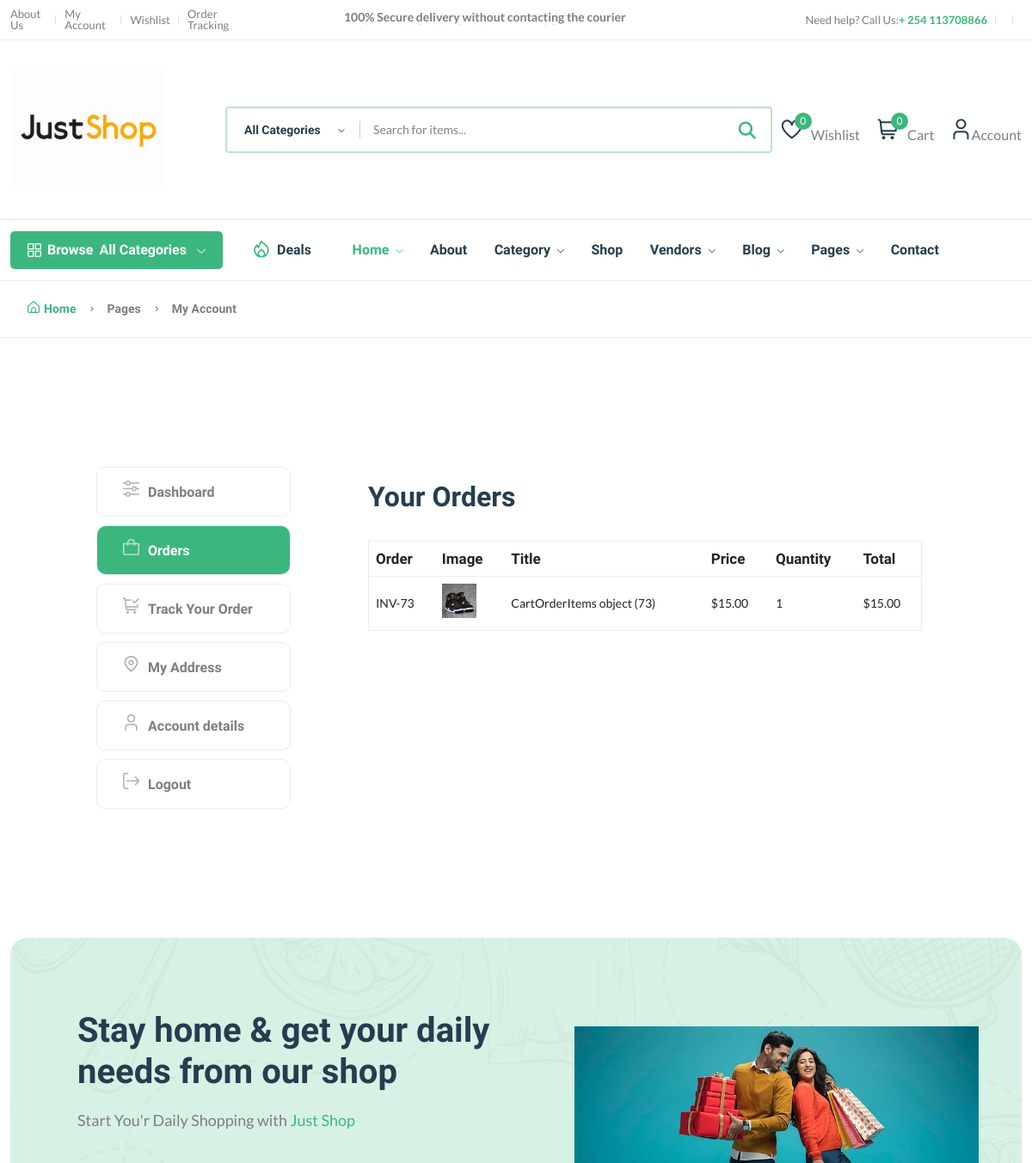
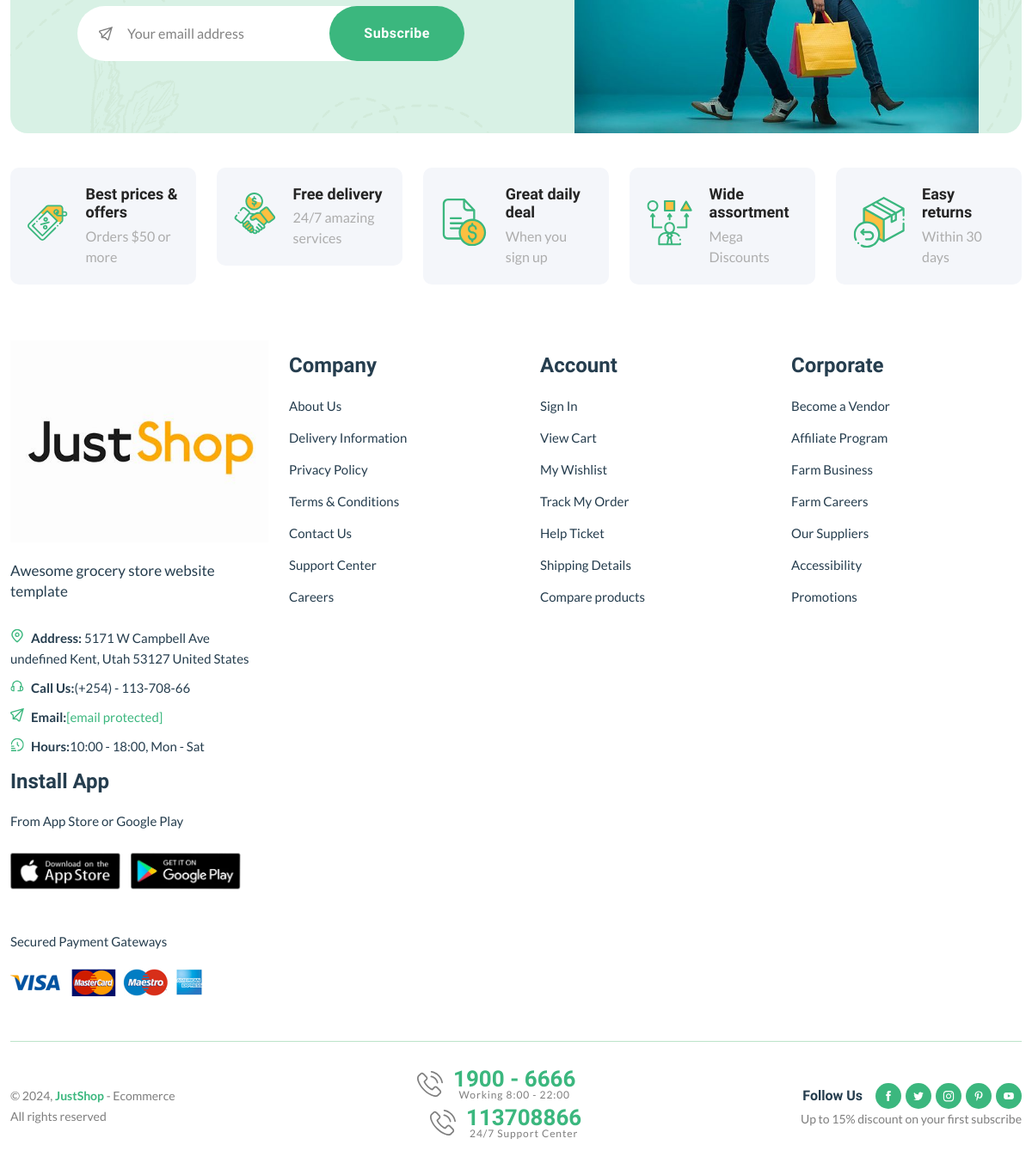
The app's page /dashboard/order/28 (signed in) with its own data (2 pictures, top to bottom).
### core/models.py (models this page shows, shortened)
class CartOrderItems(models.Model):
    order=models.ForeignKey(CartOrder,on_delete=models.CASCADE)
    invoice_no=models.CharField(max_length=200)
    product_status=models.CharField(max_length=200)
    item=models.CharField(max_length=200)
    image=models.CharField(max_length=200)
    quantity=models.IntegerField(default=0)
    price=models.DecimalField(max_digits=999999999999,decimal_places=2,default="0.00")
    total=models.DecimalField(max_digits=999999999999,decimal_places=2,default="0.00")
    class Meta:
        verbose_name_plural="Cart Order Items"

### core/views.py (the view)
# urls.py: path("dashboard/order/<int:id>",order_detail,name="orderdetail"),
def order_detail(request,id):
    order=CartOrder.objects.get(user=request.user,id=id)
    order_items=CartOrderItems.objects.filter(order=order)
    context={
        "order_items":order_items,
    }
    return render(request,'core/order-details.html',context)

### core/context_processor.py (called while the page is built)
def default(request):
    categories=Category.objects.all()
    vendors=Vendor.objects.all()
    min_max_price=Product.objects.aggregate(Min("price"),Max("price"))
    try:
        wishlist=WishList.objects.filter(user=request.user)
    except:
        messages.warning(request,"You need to Login to access wishlist")
        wishlist=0
    try:
        address=Address.objects.get(user=request.user)
    except:
        address=None
    return {
        'categories':categories,
        'address':address,
        'vendors':vendors,
        'min_max_price':min_max_price,
        'wishlist':wishlist,
    }

### templates/core/order-details.html (shortened to what this page needs)
{% extends "sections/base.html" %}
{% load static %}
{% block content %}
    <main class="main pages">
        <div class="page-header breadcrumb-wrap">
            <div class="container">
                <div class="breadcrumb">
                    <a href="index.html" rel="nofollow"><i class="fi-rs-home mr-5"></i>Home</a>
                    <span></span> Pages <span></span> My Account
                </div>
            </div>
        </div>
        <div class="page-content pt-150 pb-150">
            <div class="container">
                <div class="row">
                    <div class="col-lg-10 m-auto">
                        <div class="row">
                            <div class="col-md-3">
                                <div class="dashboard-menu">
                                    <ul class="nav flex-column" role="tablist">
                                        <li class="nav-item">
                                            <a class="nav-link " id="dashboard-tab" data-bs-toggle="tab" href="{% url 'core:dashboard' %}" role="tab" aria-controls="dashboard" aria-selected="false"><i class="fi-rs-settings-sliders mr-10"></i>Dashboard</a>
                                        </li>
                                        <li class="nav-item">
                                            <a class="nav-link active show" id="orders-tab" data-bs-toggle="tab" href="#orders" role="tab" aria-controls="orders" aria-selected="false"><i class="fi-rs-shopping-bag mr-10"></i>Orders</a>
                                        </li>
                                        <li class="nav-item">
                                            <a class="nav-link" id="track-orders-tab" data-bs-toggle="tab" href="#track-orders" role="tab" aria-controls="track-orders" aria-selected="false"><i class="fi-rs-shopping-cart-check mr-10"></i>Track Your Order</a>
                                        </li>
                                        <li class="nav-item">
                                            <a class="nav-link" id="address-tab" data-bs-toggle="tab" href="#address" role="tab" aria-controls="address" aria-selected="true"><i class="fi-rs-marker mr-10"></i>My Address</a>
                                        </li>
                                        <li class="nav-item">
                                            <a class="nav-link" id="account-detail-tab" data-bs-toggle="tab" href="#account-detail" role="tab" aria-controls="account-detail" aria-selected="true"><i class="fi-rs-user mr-10"></i>Account details</a>
                                        </li>
                                        <li class="nav-item">
                                            <a class="nav-link" href="{% url 'userauths:login' %}"><i class="fi-rs-sign-out mr-10"></i>Logout</a>
                                        </li>
                                    </ul>
                                </div>
                            </div>
                            <div class="col-md-9">
                                <div class="tab-content account dashboard-content pl-50">
                                    <div class="tab-pane fade active show" id="orders" role="tabpanel" aria-labelledby="orders-tab">
                                        <div class="card">
                                            <div class="card-header">
                                                <h3 class="mb-0">Your Orders</h3>
                                            </div>
                                            <div class="card-body">
                                                <div class="table-responsive">
                                                    <table class="table">
                                                        <thead>
                                                            <tr>
                                                                <th>Order</th>
                                                                <th>Image</th>
                                                                <th>Title</th>
                                                                <th>Price</th>
                                                                <th>Quantity</th>
                                                                <th>Total</th>
                                                            </tr>
                                                        </thead>
                                                        <tbody>
                                                            {% for order_item in order_items %}
                                                            <tr>
                                                                <td>INV-{{order_item.id}}</td>
                                                                <td>
                                                                    <p><img src="{{order_item.image}}" style="widtg: 40px; height:40px;" alt=""></p>
                                                                </td>
                                                                <td>{{order_item}}</td>
                                                                <td>${{order_item.price}}</td>
                                                                <td>{{order_item.quantity}}</td>
                                                                <td>${{order_item.total}}</td>
                                                            </tr>
                                                        </tbody>
                                                    </table>
                                                </div>
                                            </div>
                                        </div>
                                    </div>
                                </div>
                            </div>
                        </div>
                    </div>
                </div>
            </div>
        </div>
    </main>
{% endblock content%}

### records on screen
CartOrderItems: id "73", image (picture), id "CartOrderItems object (73)", price "15.00", quantity "1", total "15.00"

### other values on screen
{{ wishlist.count }} "0"
{{ request.session.cart_data_obj|length }} "0"
